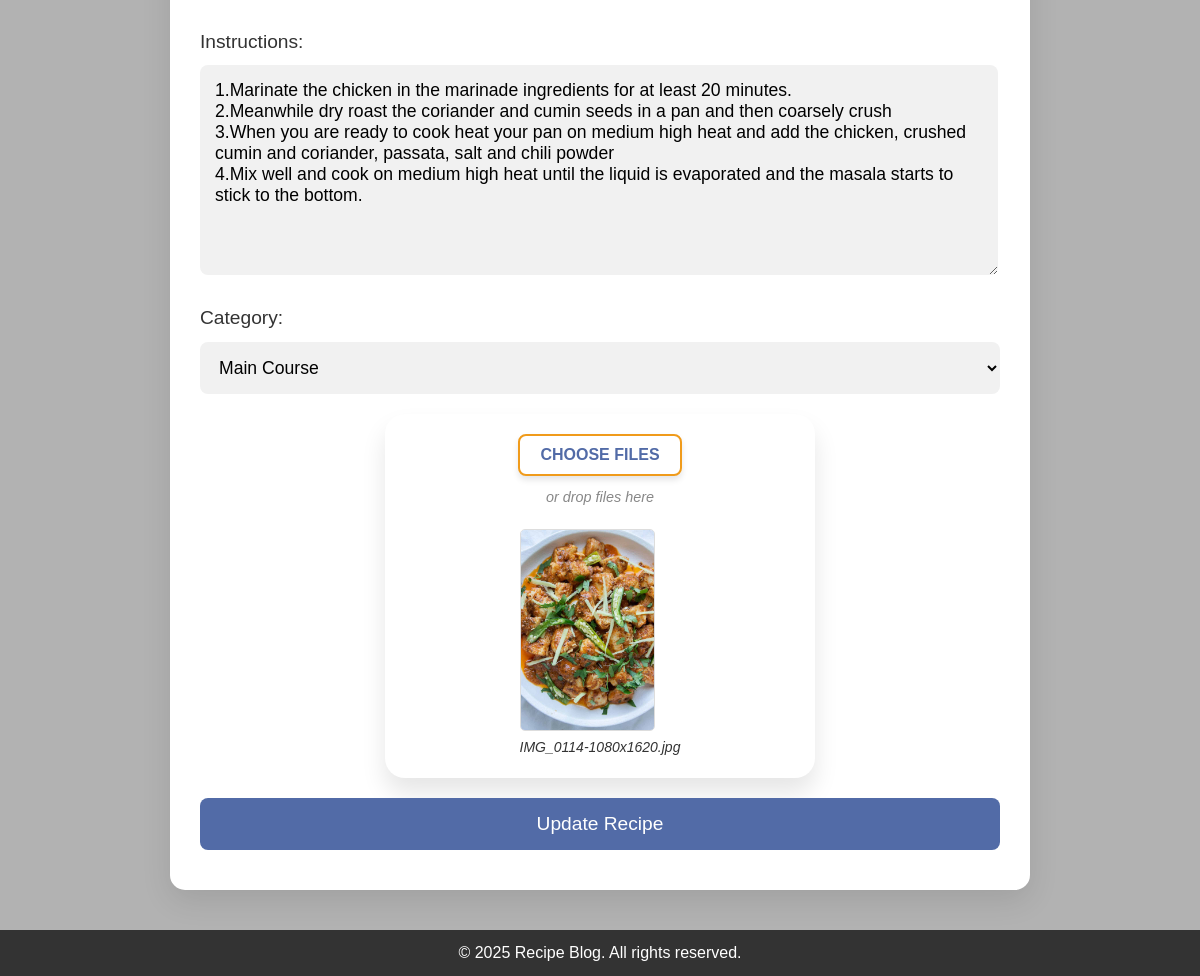
The page /edit_recipe/1 (signed in, lower part) on the database as committed earlier.
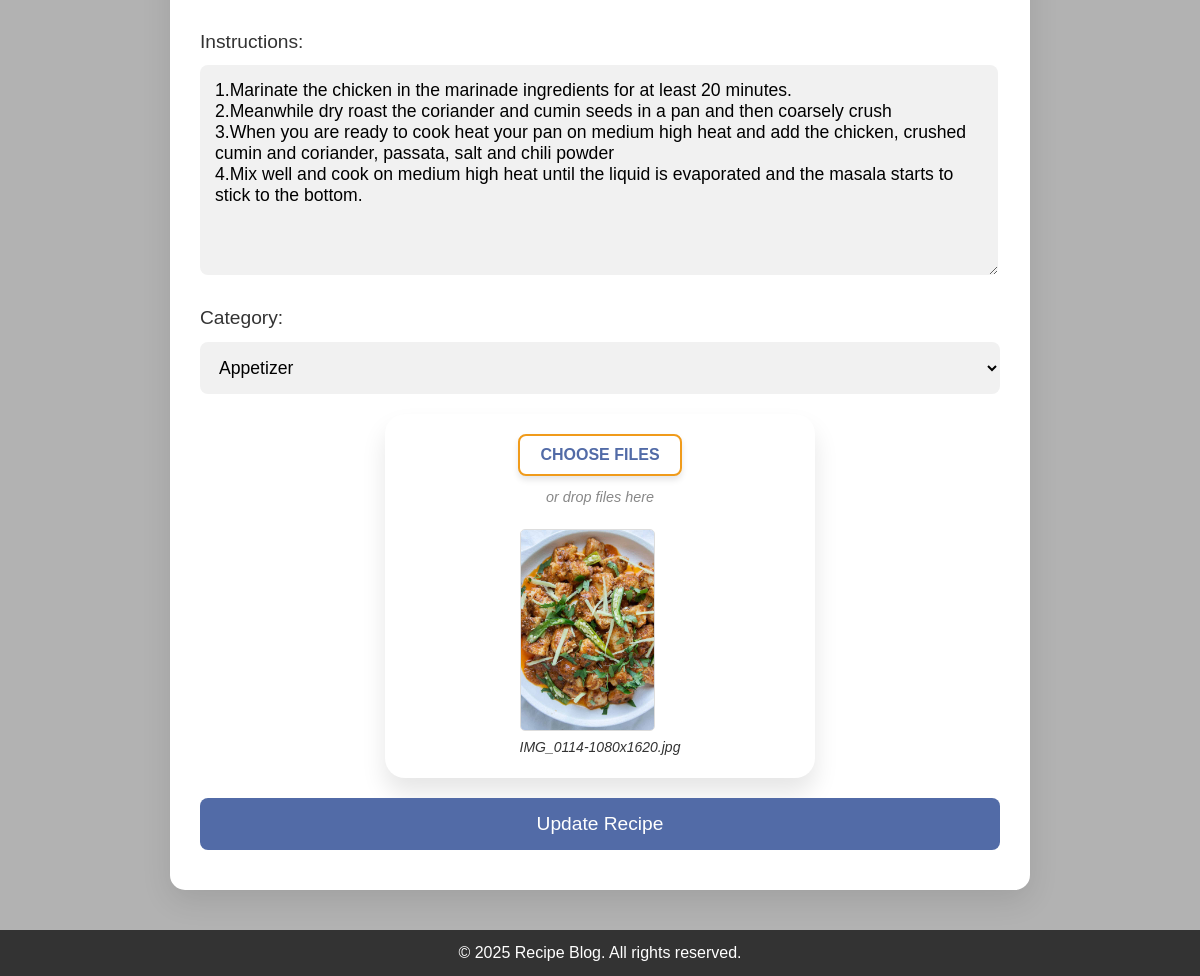
The same page on the database as committed later.
### model.py (models this page shows, shortened)
class Recipe(db.Model):
    id = db.Column(db.Integer, primary_key=True)
    title = db.Column(db.String(100), nullable=False)
    description = db.Column(db.Text, nullable=False)
    instructions = db.Column(db.Text, nullable=False)
    image = db.Column(db.String(100), nullable=True)
    created_at = db.Column(db.DateTime, default=datetime.utcnow)
    category_id = db.Column(db.Integer, db.ForeignKey('category.id'), nullable=False)
    ingredients = db.relationship('Ingredient', secondary=recipe_ingredient, backref='recipes')
    category = db.relationship('Category', backref=db.backref('recipes', lazy=True))

class Category(db.Model):
    __tablename__ = 'category'
    id = db.Column(db.Integer, primary_key=True)
    name = db.Column(db.String(50), unique=True, nullable=False)

### app.py (the view, shortened to what this page needs)
@app.route('/edit_recipe/<int:recipe_id>', methods=['GET', 'POST'])
def edit_recipe(recipe_id):
    if 'user_id' not in session:
        flash('Please login to edit recipes.', 'warning')
        return redirect(url_for('login'))
    user = user_repository.get_user_by_id(session['user_id'])
    if not user.is_admin:
        flash('Only the admin can edit recipes.', 'danger')
        return redirect(url_for('home'))
    recipe = recipe_repository.get_recipe_by_id(recipe_id)
    if not recipe:
        flash('Recipe not found.', 'danger')
        return redirect(url_for('admin_dashboard'))
    categories = category_repository.get_all_categories()
    return render_template('add_recipe.html', recipe=recipe, categories=categories)

### app.py (called while the page is built)
@app.before_request
def init_categories():
    if Category.query.count() == 0:  # Only add if the category table is empty
        category1 = Category(name="Appetizer")
        category2 = Category(name="Main Course")
        category3 = Category(name="Dessert")
        category4 = Category(name="Drinks")
        db.session.add_all([category1, category2, category3, category4])
        db.session.commit()
        print("Categories added to the database.")

### repositories.py (called while the page is built)
    def get_recipe_by_id(self, recipe_id):
        return Recipe.query.get(recipe_id)

    def get_user_by_id(self, user_id):
        return User.query.get(user_id)

    @staticmethod
    def get_all_categories():
        return Category.query.all()

### templates/add_recipe.html (shortened to what this page needs)
<!DOCTYPE html>
<html lang="en">
<head>
    <link rel="stylesheet" href="{{ url_for('static', filename='css/add_recipe.css') }}">
</head>
<body>
    <div class="wrapper">
        <div class="form-container">
            <form method="POST"
                action="{% if recipe %}{{ url_for('edit_recipe', recipe_id=recipe.id) }}{% else %}{{ url_for('add_recipe') }}{% endif %}"
                enctype="multipart/form-data">
                <input type="text" name="title" value="{{ recipe.title if recipe else '' }}" required><br>
                <textarea name="description" required>{{ recipe.description if recipe else '' }}</textarea><br>
                    <br>
                <label>Instructions:</label>
                <textarea name="instructions" required>{{ recipe.instructions if recipe else '' }}</textarea><br>
                <label>Category:</label>
                <select id="category_id" name="category" required>
                    {% for category in categories %}
                    <option value="{{ category.id }}" {% if recipe and recipe.category_id==category.id %}selected{%
                        endif %}>{{ category.name }}</option>
                    {% endfor %}
                </select><br>
                <div class="drag-drop-container" onclick="document.getElementById('image').click()">
                    <button class="drag-drop-btn" type="button">CHOOSE FILES</button>
                    <span class="drag-drop-text">or drop files here</span>
                    <div class="preview-container">
                        {% if recipe and recipe.image %}
                            <img id="preview" src="{{ url_for('static', filename='images/' + recipe.image) }}" alt="Image Preview" style="display: block;" />
                            <span id="filename" class="filename-text">{{recipe.image}}</span>
                        {% else %}
                            <img id="preview" src="#" alt="Image Preview" style="display: none;" />
                            <span id="filename" class="filename-text"></span>
                        {% endif %}
                    </div>
                </div>
                <input type="submit" value="{% if recipe %}Update Recipe{% else %}Add Recipe{% endif %}">
            </form>
        </div>
    </div>
</body>
<footer>
    <div class="container">
        <p>&copy; 2025 Recipe Blog. All rights reserved.</p>
    </div>
</footer>
</html>

Rows that differ between the two databases and show on the page:
changed Recipe "IMG_0114-1080x1620.jpg": category "Main Course" → "Appetizer"
